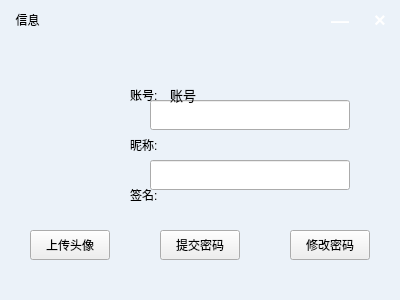
<?xml version="1.0" encoding="UTF-8"?>
<ui version="4.0">
 <class>OwnInformation</class>
 <widget class="QWidget" name="OwnInformation">
  <property name="geometry">
   <rect>
    <x>0</x>
    <y>0</y>
    <width>400</width>
    <height>300</height>
   </rect>
  </property>
  <property name="minimumSize">
   <size>
    <width>400</width>
    <height>300</height>
   </size>
  </property>
  <property name="maximumSize">
   <size>
    <width>400</width>
    <height>300</height>
   </size>
  </property>
  <property name="windowTitle">
   <string>Form</string>
  </property>
  <property name="styleSheet">
   <string notr="true"/>
  </property>
  <widget class="QWidget" name="widget" native="true">
   <property name="geometry">
    <rect>
     <x>0</x>
     <y>0</y>
     <width>400</width>
     <height>300</height>
    </rect>
   </property>
   <property name="autoFillBackground">
    <bool>false</bool>
   </property>
   <property name="styleSheet">
    <string notr="true">#widget{background:rgb(235,242,249);}</string>
   </property>
   <widget class="QLabel" name="label_2">
    <property name="geometry">
     <rect>
      <x>320</x>
      <y>0</y>
      <width>40</width>
      <height>40</height>
     </rect>
    </property>
    <property name="minimumSize">
     <size>
      <width>40</width>
      <height>40</height>
     </size>
    </property>
    <property name="maximumSize">
     <size>
      <width>40</width>
      <height>40</height>
     </size>
    </property>
    <property name="font">
     <font>
      <pointsize>-1</pointsize>
      <weight>75</weight>
      <bold>true</bold>
     </font>
    </property>
    <property name="styleSheet">
     <string notr="true">#label_2{color:white;font-size:18px;}
#label_2:hover{background:rgb(255,255,255,50%);}</string>
    </property>
    <property name="text">
     <string>—</string>
    </property>
    <property name="alignment">
     <set>Qt::AlignCenter</set>
    </property>
   </widget>
   <widget class="QLabel" name="label_4">
    <property name="geometry">
     <rect>
      <x>20</x>
      <y>90</y>
      <width>100</width>
      <height>100</height>
     </rect>
    </property>
    <property name="minimumSize">
     <size>
      <width>100</width>
      <height>100</height>
     </size>
    </property>
    <property name="maximumSize">
     <size>
      <width>100</width>
      <height>100</height>
     </size>
    </property>
    <property name="styleSheet">
     <string notr="true">#label_4{border-image:url(&quot;:/headportrait/cloud.jpg&quot;);border-radius:50px;}</string>
    </property>
    <property name="text">
     <string/>
    </property>
    <property name="alignment">
     <set>Qt::AlignCenter</set>
    </property>
   </widget>
   <widget class="QLabel" name="label_3">
    <property name="geometry">
     <rect>
      <x>360</x>
      <y>0</y>
      <width>40</width>
      <height>40</height>
     </rect>
    </property>
    <property name="minimumSize">
     <size>
      <width>40</width>
      <height>40</height>
     </size>
    </property>
    <property name="maximumSize">
     <size>
      <width>40</width>
      <height>40</height>
     </size>
    </property>
    <property name="font">
     <font>
      <pointsize>-1</pointsize>
      <weight>75</weight>
      <bold>true</bold>
     </font>
    </property>
    <property name="styleSheet">
     <string notr="true">#label_3{color:white;font-size:20px;}
#label_3:hover{background:rgb(255,255,255,50%);}</string>
    </property>
    <property name="text">
     <string>×</string>
    </property>
    <property name="alignment">
     <set>Qt::AlignCenter</set>
    </property>
   </widget>
   <widget class="QLabel" name="label">
    <property name="geometry">
     <rect>
      <x>10</x>
      <y>10</y>
      <width>35</width>
      <height>20</height>
     </rect>
    </property>
    <property name="minimumSize">
     <size>
      <width>35</width>
      <height>20</height>
     </size>
    </property>
    <property name="maximumSize">
     <size>
      <width>35</width>
      <height>20</height>
     </size>
    </property>
    <property name="styleSheet">
     <string notr="true"/>
    </property>
    <property name="text">
     <string>信息</string>
    </property>
    <property name="alignment">
     <set>Qt::AlignCenter</set>
    </property>
   </widget>
   <widget class="QLineEdit" name="lineEdit">
    <property name="geometry">
     <rect>
      <x>170</x>
      <y>130</y>
      <width>200</width>
      <height>35</height>
     </rect>
    </property>
    <property name="font">
     <font>
      <pointsize>14</pointsize>
     </font>
    </property>
    <property name="styleSheet">
     <string notr="true">#lineEdit{border:none;background:rgb(235,242,249);}
#lineEdit:hover{border:1px solid rgb(135,142,149);;}</string>
    </property>
   </widget>
   <widget class="QLineEdit" name="lineEdit_2">
    <property name="geometry">
     <rect>
      <x>170</x>
      <y>180</y>
      <width>200</width>
      <height>30</height>
     </rect>
    </property>
    <property name="font">
     <font>
      <pointsize>10</pointsize>
     </font>
    </property>
    <property name="styleSheet">
     <string notr="true">#lineEdit_2{border:none;background:rgb(235,242,249);}
#lineEdit_2:hover{border:1px solid rgb(135,142,149);;}</string>
    </property>
   </widget>
   <widget class="QPushButton" name="pushButton_2">
    <property name="geometry">
     <rect>
      <x>290</x>
      <y>230</y>
      <width>80</width>
      <height>30</height>
     </rect>
    </property>
    <property name="text">
     <string>修改密码</string>
    </property>
   </widget>
   <widget class="QPushButton" name="pushButton">
    <property name="geometry">
     <rect>
      <x>30</x>
      <y>230</y>
      <width>80</width>
      <height>30</height>
     </rect>
    </property>
    <property name="text">
     <string>上传头像</string>
    </property>
   </widget>
   <widget class="QLineEdit" name="lineEdit_3">
    <property name="geometry">
     <rect>
      <x>150</x>
      <y>100</y>
      <width>200</width>
      <height>30</height>
     </rect>
    </property>
    <property name="styleSheet">
     <string notr="true">#lineEdit_2{border:none;background:rgb(235,242,249);}
#lineEdit_2:hover{border:1px solid rgb(135,142,149);;}</string>
    </property>
   </widget>
   <widget class="QLineEdit" name="lineEdit_4">
    <property name="geometry">
     <rect>
      <x>150</x>
      <y>160</y>
      <width>200</width>
      <height>30</height>
     </rect>
    </property>
    <property name="styleSheet">
     <string notr="true">#lineEdit_2{border:none;background:rgb(235,242,249);}
#lineEdit_2:hover{border:1px solid rgb(135,142,149);;}</string>
    </property>
   </widget>
   <widget class="QPushButton" name="pushButton_3">
    <property name="geometry">
     <rect>
      <x>160</x>
      <y>230</y>
      <width>80</width>
      <height>30</height>
     </rect>
    </property>
    <property name="text">
     <string>提交密码</string>
    </property>
   </widget>
   <widget class="QLabel" name="label_5">
    <property name="geometry">
     <rect>
      <x>130</x>
      <y>80</y>
      <width>40</width>
      <height>30</height>
     </rect>
    </property>
    <property name="text">
     <string>账号:</string>
    </property>
   </widget>
   <widget class="QLabel" name="label_6">
    <property name="geometry">
     <rect>
      <x>130</x>
      <y>130</y>
      <width>40</width>
      <height>30</height>
     </rect>
    </property>
    <property name="text">
     <string>昵称:</string>
    </property>
   </widget>
   <widget class="QLabel" name="label_7">
    <property name="geometry">
     <rect>
      <x>130</x>
      <y>180</y>
      <width>40</width>
      <height>30</height>
     </rect>
    </property>
    <property name="text">
     <string>签名:</string>
    </property>
   </widget>
   <widget class="QLabel" name="label_8">
    <property name="geometry">
     <rect>
      <x>170</x>
      <y>80</y>
      <width>180</width>
      <height>30</height>
     </rect>
    </property>
    <property name="font">
     <font>
      <pointsize>10</pointsize>
     </font>
    </property>
    <property name="text">
     <string>账号</string>
    </property>
   </widget>
  </widget>
 </widget>
 <resources/>
 <connections/>
</ui>
